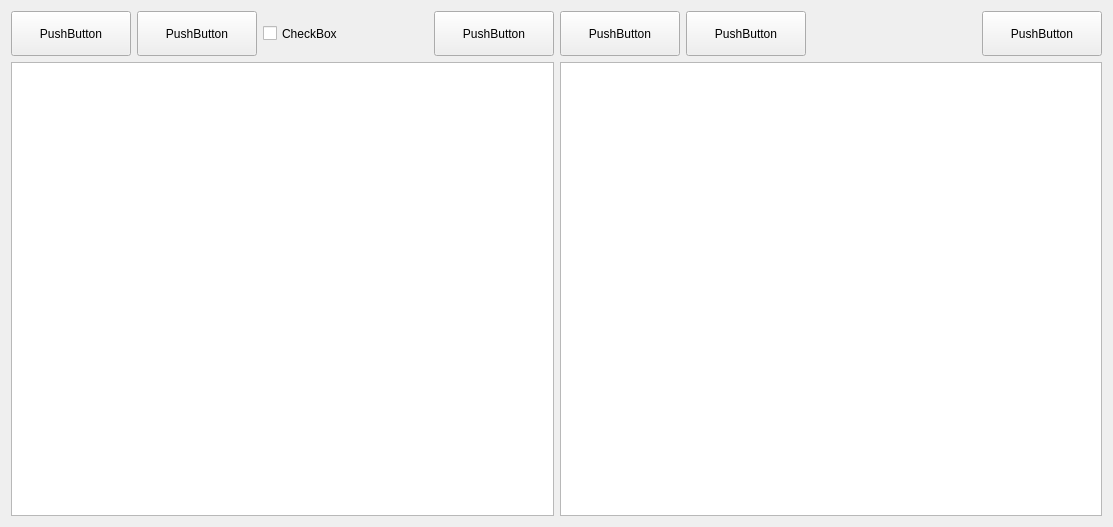
<?xml version="1.0" encoding="UTF-8"?>
<ui version="4.0">
 <class>Form</class>
 <widget class="QWidget" name="Form">
  <property name="geometry">
   <rect>
    <x>0</x>
    <y>0</y>
    <width>1113</width>
    <height>527</height>
   </rect>
  </property>
  <property name="windowTitle">
   <string>Form</string>
  </property>
  <layout class="QHBoxLayout" name="horizontalLayout_4">
   <item>
    <layout class="QHBoxLayout" name="horizontalLayout_3">
     <item>
      <layout class="QVBoxLayout" name="verticalLayout">
       <item>
        <layout class="QHBoxLayout" name="horizontalLayout">
         <item>
          <widget class="QPushButton" name="QuoteTextInputButton">
           <property name="minimumSize">
            <size>
             <width>120</width>
             <height>45</height>
            </size>
           </property>
           <property name="maximumSize">
            <size>
             <width>120</width>
             <height>45</height>
            </size>
           </property>
           <property name="text">
            <string>PushButton</string>
           </property>
          </widget>
         </item>
         <item>
          <widget class="QPushButton" name="QuoteTextOutputButton">
           <property name="sizePolicy">
            <sizepolicy hsizetype="Minimum" vsizetype="Fixed">
             <horstretch>120</horstretch>
             <verstretch>45</verstretch>
            </sizepolicy>
           </property>
           <property name="minimumSize">
            <size>
             <width>120</width>
             <height>45</height>
            </size>
           </property>
           <property name="maximumSize">
            <size>
             <width>120</width>
             <height>45</height>
            </size>
           </property>
           <property name="text">
            <string>PushButton</string>
           </property>
          </widget>
         </item>
         <item>
          <widget class="QCheckBox" name="QuoteEvalCheckBox">
           <property name="minimumSize">
            <size>
             <width>120</width>
             <height>45</height>
            </size>
           </property>
           <property name="maximumSize">
            <size>
             <width>120</width>
             <height>45</height>
            </size>
           </property>
           <property name="text">
            <string>CheckBox</string>
           </property>
          </widget>
         </item>
         <item>
          <spacer name="horizontalSpacer">
           <property name="orientation">
            <enum>Qt::Horizontal</enum>
           </property>
           <property name="sizeHint" stdset="0">
            <size>
             <width>40</width>
             <height>20</height>
            </size>
           </property>
          </spacer>
         </item>
         <item>
          <widget class="QPushButton" name="QuoteEncodeButton">
           <property name="minimumSize">
            <size>
             <width>120</width>
             <height>45</height>
            </size>
           </property>
           <property name="maximumSize">
            <size>
             <width>120</width>
             <height>45</height>
            </size>
           </property>
           <property name="text">
            <string>PushButton</string>
           </property>
          </widget>
         </item>
        </layout>
       </item>
       <item>
        <widget class="QTextEdit" name="QuoteTextBox"/>
       </item>
      </layout>
     </item>
     <item>
      <layout class="QVBoxLayout" name="verticalLayout_2">
       <item>
        <layout class="QHBoxLayout" name="horizontalLayout_2">
         <item>
          <widget class="QPushButton" name="QuoteCipherInputButton">
           <property name="minimumSize">
            <size>
             <width>120</width>
             <height>45</height>
            </size>
           </property>
           <property name="maximumSize">
            <size>
             <width>120</width>
             <height>45</height>
            </size>
           </property>
           <property name="text">
            <string>PushButton</string>
           </property>
          </widget>
         </item>
         <item>
          <widget class="QPushButton" name="QuoteCipherOutputButton">
           <property name="minimumSize">
            <size>
             <width>120</width>
             <height>45</height>
            </size>
           </property>
           <property name="maximumSize">
            <size>
             <width>120</width>
             <height>45</height>
            </size>
           </property>
           <property name="text">
            <string>PushButton</string>
           </property>
          </widget>
         </item>
         <item>
          <spacer name="horizontalSpacer_2">
           <property name="orientation">
            <enum>Qt::Horizontal</enum>
           </property>
           <property name="sizeHint" stdset="0">
            <size>
             <width>40</width>
             <height>20</height>
            </size>
           </property>
          </spacer>
         </item>
         <item>
          <widget class="QPushButton" name="QuoteDecodeButton">
           <property name="minimumSize">
            <size>
             <width>120</width>
             <height>45</height>
            </size>
           </property>
           <property name="maximumSize">
            <size>
             <width>120</width>
             <height>45</height>
            </size>
           </property>
           <property name="text">
            <string>PushButton</string>
           </property>
          </widget>
         </item>
        </layout>
       </item>
       <item>
        <widget class="QTextEdit" name="QuoteCipherBox"/>
       </item>
      </layout>
     </item>
    </layout>
   </item>
  </layout>
 </widget>
 <resources/>
 <connections/>
</ui>
